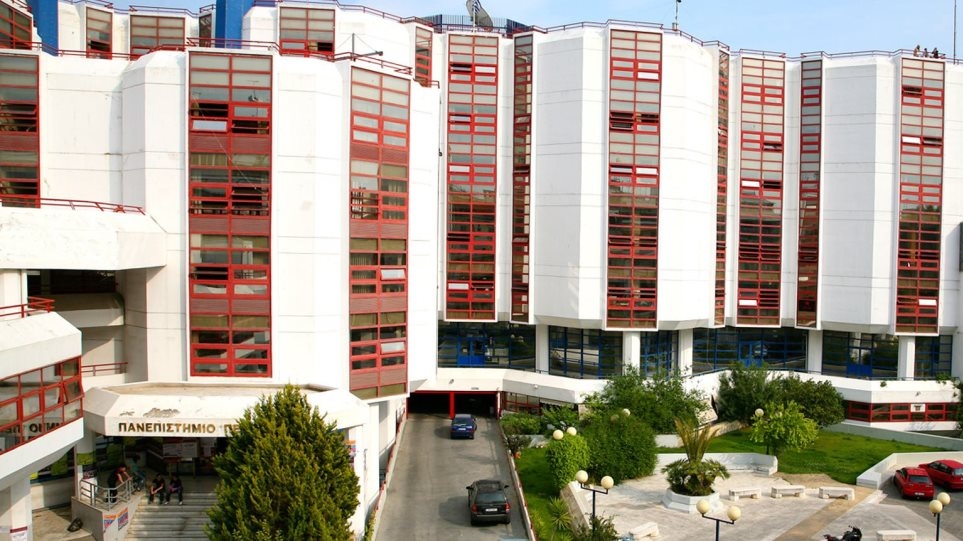
#> input picture image.jpg, 963 x 541 px
$ python old_stuff.py   (older library calls are emulated)
#> lines starting #> are read from the running program, lines starting #| are printed output that depends on the picture; after the words box and inside, x2 and y2 are one past the last pixel; in counts of white or black regions, pixels touching at a corner belong together
import project_functions as pfuncs
import os
import cv2
import numpy as np
import skimage
from skimage import img_as_float, img_as_ubyte
from skimage.filters import gabor
from skimage.segmentation import slic, mark_boundaries
from sklearn.cluster import MiniBatchKMeans

if not os.path.isdir('temp'):
    os.mkdir('temp')

image = cv2.imread('image.jpg')
#> image is the input picture: shape (541, 963, 3); mean B, G, R 140.9, 153.2, 164.3
height, width, depth = image.shape
#> height = 541; width = 963; depth = 3

# 1ο ερώτημα
# Αναπαράσταση Εικόνας στον Χρωματικό Χώρο Lab

print('Converting RGB to LAB image...')
lab_image = cv2.cvtColor(image, cv2.COLOR_RGB2LAB)
#> lab_image: shape (541, 963, 3); mean of channels 0, 1, 2 156.8, 127.4, 120.8

# 2ο ερώτημα
# Διακριτοποίηση του Χρωματικού Χώρου Lab με βάση ένα σύνολο συναφών εικόνων εκπαίδευσης

# https://scikit-learn.org/stable/modules/clustering.html#mini-batch-k-means
# https://www.pyimagesearch.com/2014/07/07/color-quantization-opencv-using-k-means-clustering/

clusters = (8, 16, 32)
iterations = 100
batch_size = 100

print('Color Quantization')

for cluster_count in clusters:
    print('Applying K-Means Clustering...')
    print(f'Number of clusters: {cluster_count}')
    print(f'Iterations: {iterations}')
    print(f'Batch Size: {batch_size}')

    reshaped_image = lab_image.reshape(height * width, depth)

    k_means = MiniBatchKMeans(
        n_clusters=cluster_count,
        max_iter=iterations,
        batch_size=batch_size)

    print('Computing centroids...')

    pixels_labels = k_means.fit_predict(reshaped_image)

    centroids = k_means.cluster_centers_.astype('uint8')

    print('Centroids:')
    print(centroids)

    print('Constructing quantized image...')
    quantized_image = centroids[pixels_labels]
    quantized_image = quantized_image.reshape((height, width, depth))
    quantized_image = cv2.cvtColor(quantized_image, cv2.COLOR_LAB2RGB)

    path = f'temp/quantized_image_k={cluster_count}.jpg'
    print(f'Saving image: {path}')
    cv2.imwrite(path, quantized_image)
#> this loop made 3 passes
#> pass 1, `quantized_image = quantized_image.reshape((height, width, depth))`:
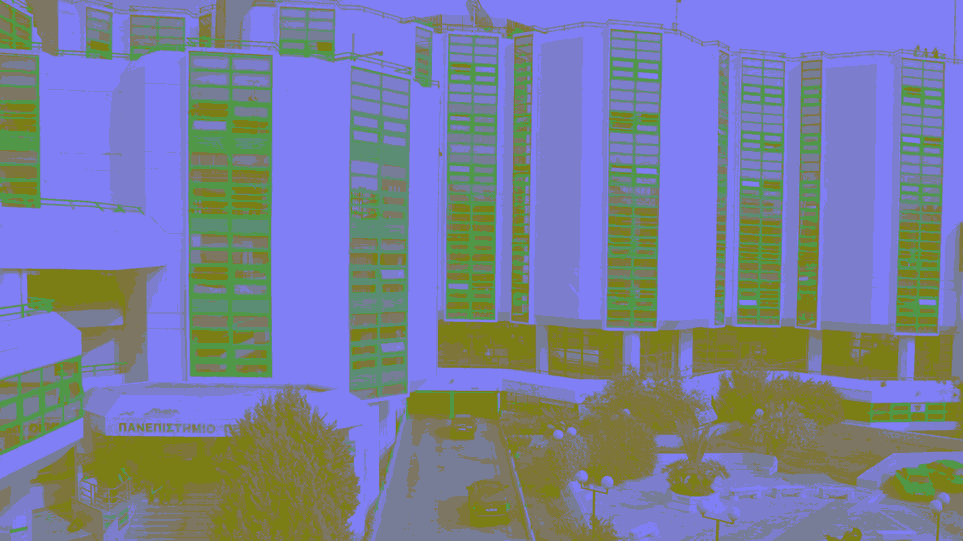
#> quantized_image: shape (541, 963, 3); mean of channels 0, 1, 2 156.2, 127, 120.2; drawn as B, G, R
#> pass 1, `quantized_image = cv2.cvtColor(quantized_image, cv2.COLOR_LAB2RGB)`:
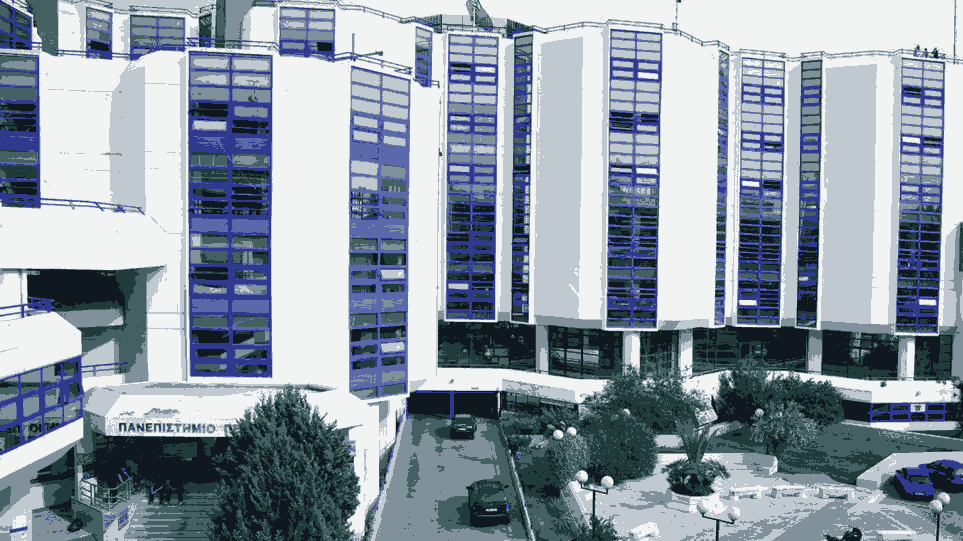
#> quantized_image: shape (541, 963, 3); mean R, G, B 141.4, 153.2, 164.9
#> pass 2, `quantized_image = quantized_image.reshape((height, width, depth))`:
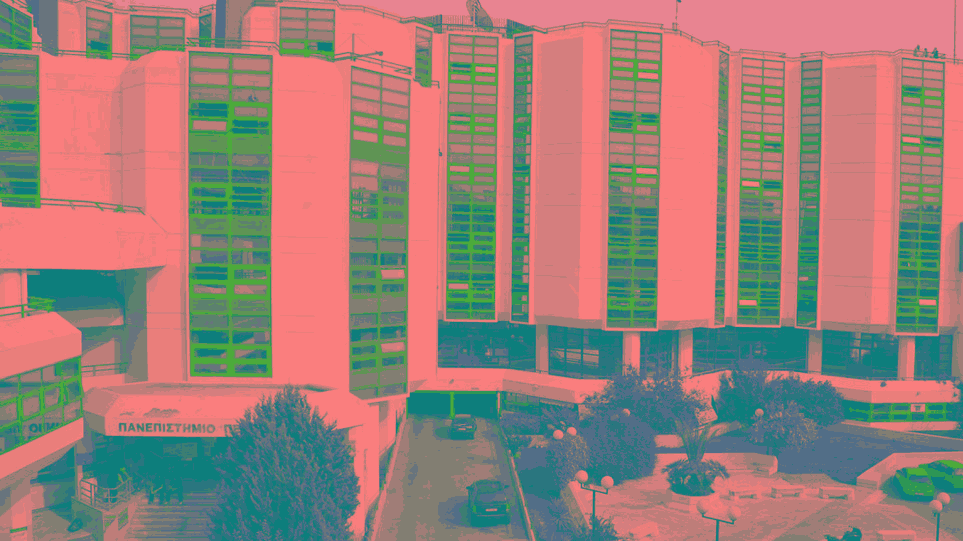
#> quantized_image: shape (541, 963, 3); mean R, G, B 156.1, 126.9, 120.1

# 3ο ερώτημα
# Κατάτμηση Εικόνας σε Superpixels σύμφωνα με τον αλγόριθμο SLIC

# https://scikit-image.org/docs/dev/api/skimage.segmentation.html#skimage.segmentation.slic
# https://www.pyimagesearch.com/2014/07/28/a-slic-superpixel-tutorial-using-python/

segments = (100, 200, 300)
sigma = 5

print('Extracting superpixels')

float_image = img_as_float(image)
superpixel_groups = []

for segment_count in segments:
    print(f'Applying SLIC algorithm')
    print(f'Segments: {segment_count}')
    print(f'Sigma: {sigma}')

    superpixels = slic(
        float_image,
        n_segments=segment_count,
        sigma=sigma
    )

    superpixel_groups.append(superpixels)

    print('Marking boundaries...')
    slic_image = mark_boundaries(float_image, superpixels)
    slic_image = img_as_ubyte(slic_image)

    path = f'temp/slic_image_segments={segment_count}_sigma={sigma}.jpg'
    print(f'Saving image: {path}')

    cv2.imwrite(path, slic_image)
#> this loop made 3 passes
#> pass 1, `superpixels = slic( float_image, n_segments=segment_count, sigma=sigma )`:
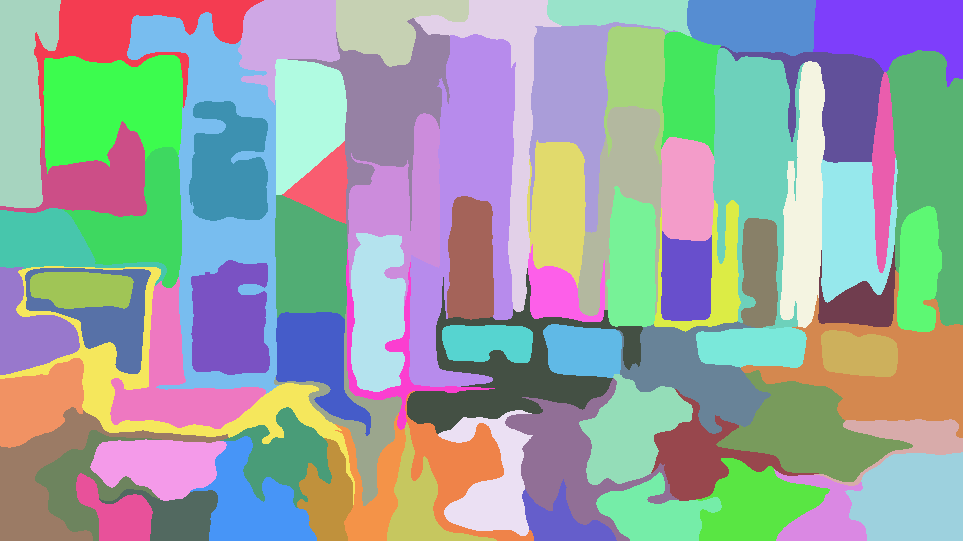
#> superpixels: shape (541, 963) int64; 80 distinct labels, from 1 to 80; one colour per label, 0 black
#> pass 1, `slic_image = mark_boundaries(float_image, superpixels)`:
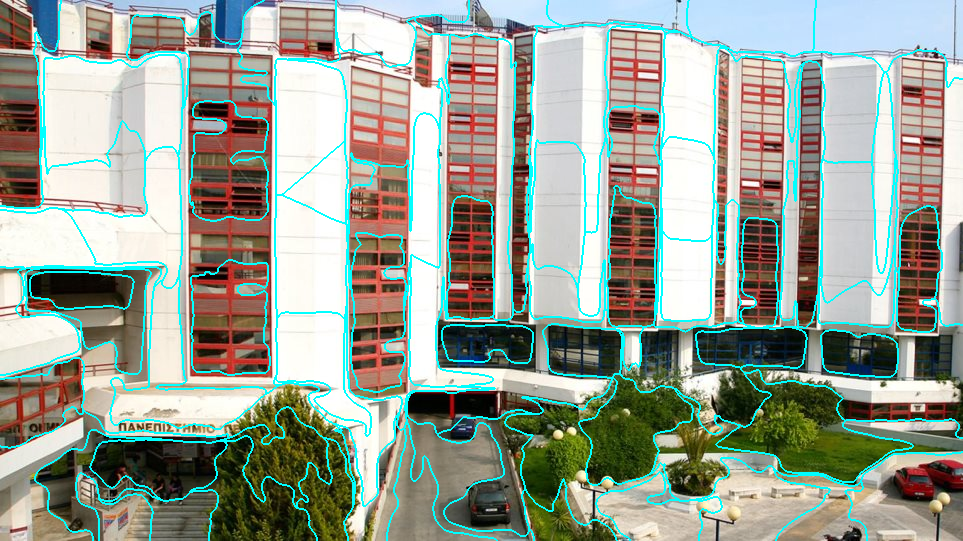
#> slic_image: shape (541, 963, 3) float64; mean B, G, R 0.587, 0.631, 0.592
#> pass 2, `superpixels = slic( float_image, n_segments=segment_count, sigma=sigma )`:
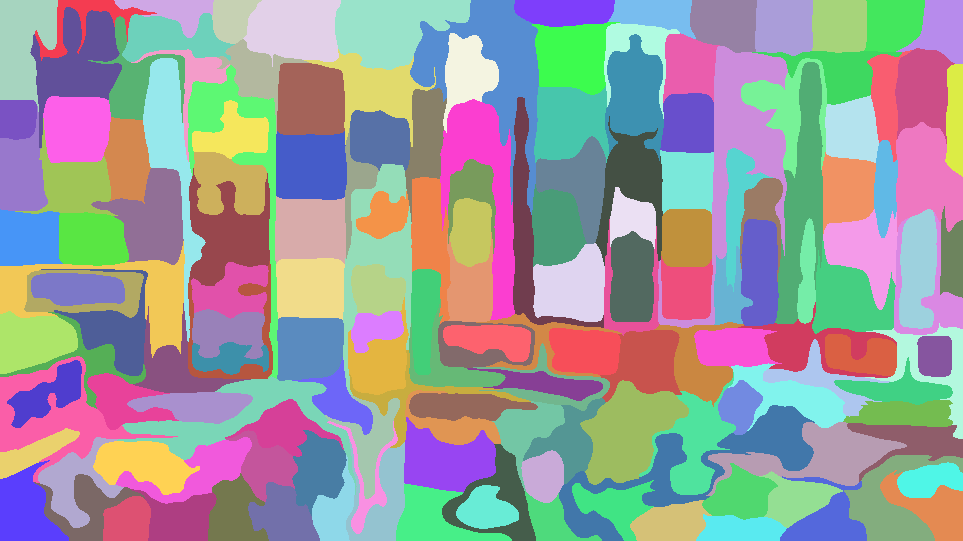
#> superpixels: shape (541, 963) int64; 169 distinct labels, from 1 to 169; one colour per label, 0 black
#> after the loop, superpixel_groups = 3 items

# 4ο ερώτημα
# Εξαγωγή Χαρακτηριστικών Υφής (SURF Features & Gabor Features) ανά Super Pixel

# https://www.pyimagesearch.com/2014/12/29/accessing-individual-superpixel-segmentations-python/

superpixels = superpixel_groups[0]

# [7 lines of commented-out code are left out]

for superpixel in np.unique(superpixels):
    mask = np.zeros(image.shape[:2], dtype="uint8")
    mask[superpixels == superpixel] = 255

    image_part = cv2.bitwise_and(image, image, mask=mask)
    real_response, imaginary_response = gabor(image_part[:, :, 0], frequency=0.6)

    cv2.imshow('Real response', real_response)
    cv2.imshow('Imaginary response', imaginary_response)
    cv2.waitKey()
#> this loop made 80 passes
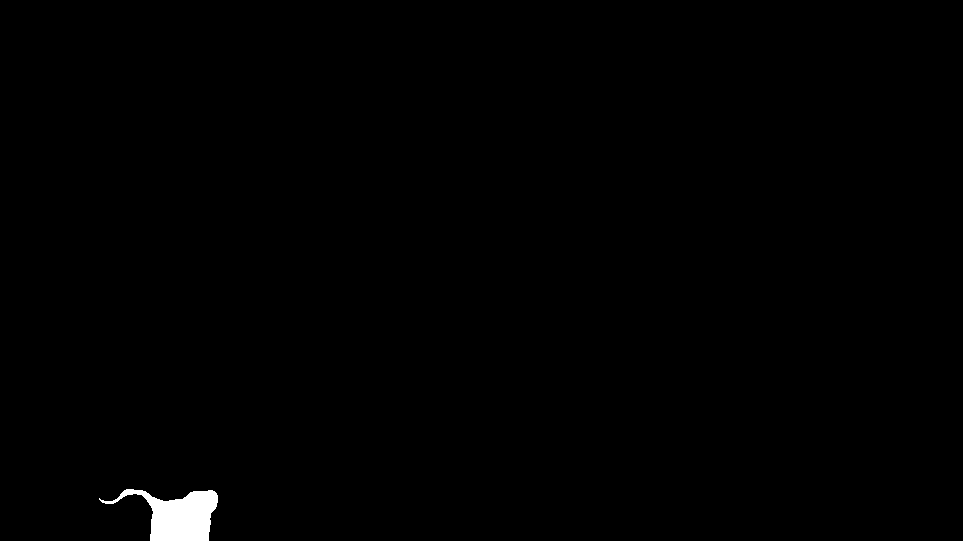
#> mask: shape (541, 963); 0.59% white; 1 white region, box (x1, y1, x2, y2) and area: (99, 489, 218, 541) 3051

$ run again, with source.jpg copied over image.jpg
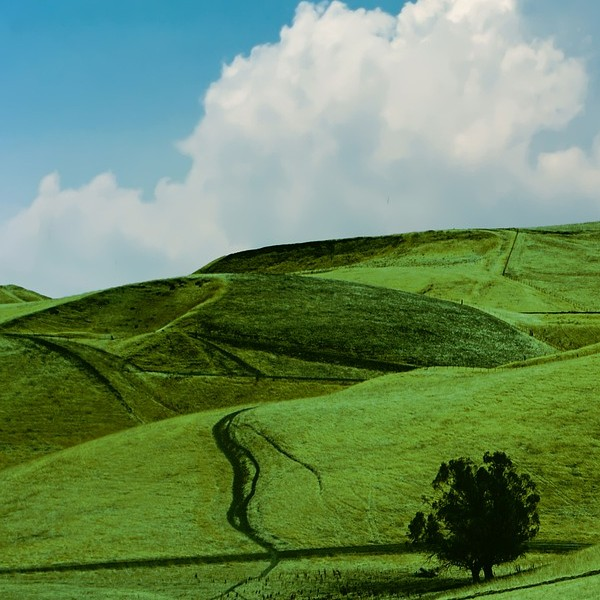
#> input picture source.jpg, 600 x 600 px
#> image is the input picture: shape (600, 600, 3); mean B, G, R 96.5, 137.1, 106.9
#> lab_image: shape (600, 600, 3); mean of channels 0, 1, 2 136.4, 110.1, 141
#> the loop `for segment_count in segments:` made 3 passes
#> pass 2, `superpixels = slic( float_image, n_segments=segment_count, sigma=sigma )`:
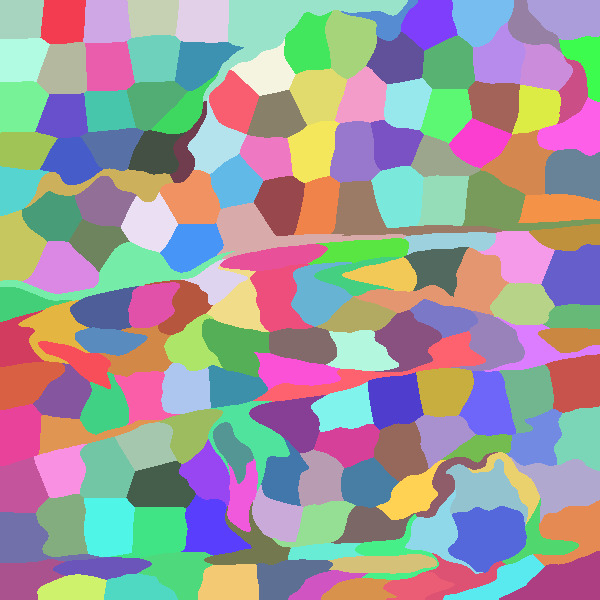
#> superpixels: shape (600, 600) int64; 178 distinct labels, from 1 to 178; one colour per label, 0 black
#> after the loop `for segment_count in segments:`: superpixel_groups = 3 items
#> the loop `for superpixel in np.unique(superpixels):` made 90 passes
#> after the loop `for superpixel in np.unique(superpixels):`:
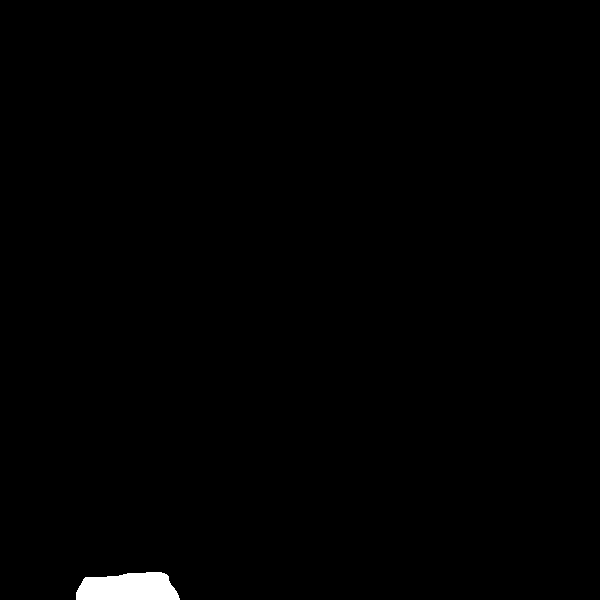
#> mask: shape (600, 600); 0.67% white; 1 white region, box (x1, y1, x2, y2) and area: (76, 572, 180, 600) 2402
